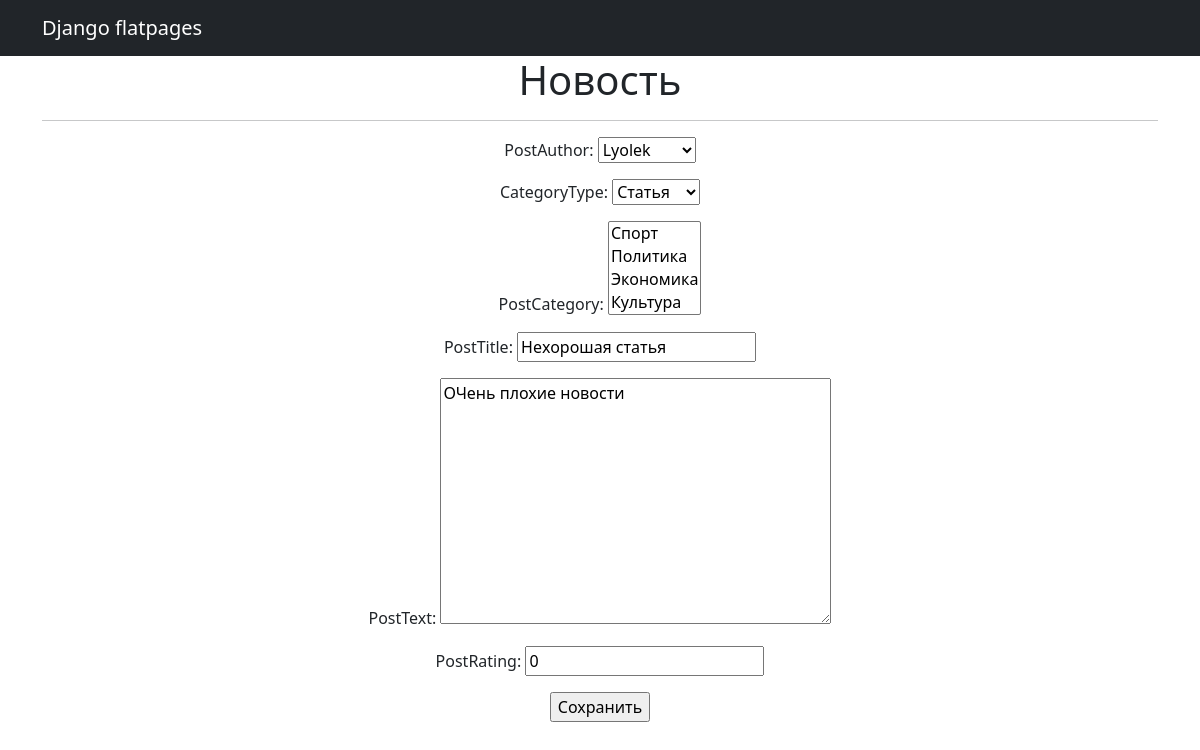
The page /news/4/update/ (signed in) on the database its author committed.
### news/models.py (models this page shows, shortened)
class Post(models.Model):
    postAuthor = models.ForeignKey(Author, on_delete=models.CASCADE)
    NEWS = 'NW'
    ARTICLE = 'AR'
    CATEGORY_CHOICES = (
        (NEWS, 'Новость'),
        (ARTICLE, 'Статья'),
    )
    categoryType = models.CharField(max_length=2, choices=CATEGORY_CHOICES)
    dateCreation = models.DateTimeField(auto_now_add=True)
    postCategory = models.ManyToManyField(Category, through='PostCategory')
    postTitle = models.CharField(max_length=64)
    postText = models.TextField()
    postRating = models.IntegerField(default=0)
    class Meta:
        verbose_name = 'Пост'
        verbose_name_plural = 'Посты'

### news/views.py (the view)
# urls.py: path('<int:pk>/update/', PostUpdate.as_view(), name='post_update'),
class PostUpdate(LoginRequiredMixin, PermissionRequiredMixin, UpdateView):
    raise_exception = True
    permission_required = ('news.change_post',)
    form_class = PostForm
    model = Post
    template_name = 'post_edit.html'

### news/forms.py
class PostForm(forms.ModelForm):
    class Meta:
        model = Post
        fields = '__all__'

### news/models.py (called while the page is built)
    def __str__(self):
        return self.authorUser.username

    def __str__(self):
        return self.categoryName

### news/templates/news/post_edit.html (shortened to what this page needs)
{% extends 'flatpages/default.html' %}
{% block content %}
<h1>Новость</h1>
<hr>
<form action="" method="post">
    {{ form.as_p }}
    <input type="submit" value="Сохранить" />
</form>
{% endblock content %}

### rows shown on the page
Post: postAuthor "Lyolek", categoryType "Статья", postTitle "Нехорошая статья", postText "ОЧень плохие новости", postRating "0"
